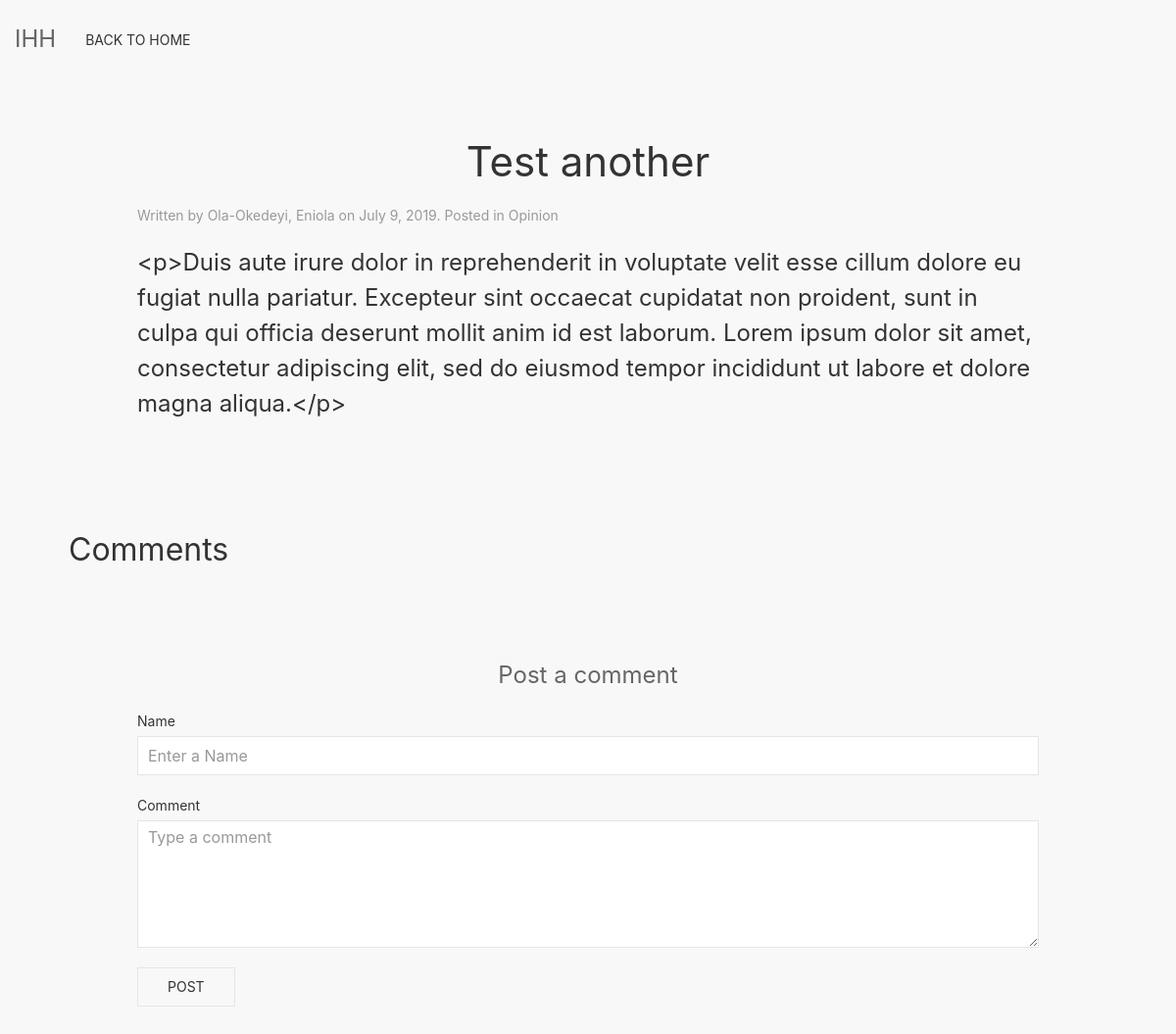
/Blog/3, run on the app's committed database.
### testsite/models.py (models this page shows, shortened)
class Article(models.Model):
    title = models.CharField(max_length=300)
    author = models.ForeignKey('Author', on_delete=models.SET_NULL, null=True)
    summary = models.TextField(max_length=1000, help_text='Enter a brief description of the book')
    article= models.TextField(max_length= 1000, help_text= 'Write out your article here')
    filter = models.ManyToManyField(Filter, help_text='Select a filter for this article')
    publish_date = models.DateField(null=True, blank=True)

class Author(models.Model):
    first_name = models.CharField(max_length=100)
    last_name = models.CharField(max_length=100)
    class Meta:
        ordering = ['last_name', 'first_name']
    def __str__(self):
        return f'{self.last_name}, {self.first_name}'

class Filter(models.Model):
    name = models.CharField(max_length=200, help_text='Enter a Filter (e.g. Bill, News, Opinion e.t.c)')
    def __str__(self):
        return f"{self.name}"

### testsite/views.py (the view, shortened to what this page needs)
# urls.py: path('Blog/<int:article_id>', views.articles, name= 'article'),
def articles(request, article_id):
    try:
        article = Article.objects.get(pk= article_id)
        form = CommentForm()
        comments = Comment.objects.filter(article=article)
    except Article.DoesNotExist:
        raise Http404('Article does not exist')
    context =  {
         'article':article,
         'comments':comments,
         'form':form,
    }
    return render(request, 'testsite/Articles.html', context)

### testsite/forms.py
class CommentForm(forms.Form):
    author = forms.CharField(max_length = 50)
    body= forms.CharField(widget= forms.Textarea)

### testsite/templates/testsite/Articles.html (shortened to what this page needs)
{% extends "testsite/base.html" %}
{% block body %}
{% load static %}
<div class="uk-position-top uk-text-large">
    <nav class="uk-navbar-container uk-dark" uk-navbar>
        <div class="uk-navbar-left">
          <a class="uk-navbar-item uk-logo" href="{%url 'home'%}" uk-scroll>IHH</a>
          <ul class="uk-navbar-nav">
              <li class="uk-active"><a href="{% url 'home' %}">Back to Home</a></li>
            </ul>
        </div>
    </nav>
</div>
<div class="uk-padding-large uk-background-muted">
<div class="uk-padding-medium">
<article class="uk-article uk-padding-large">
<h1 class="uk-article-title uk-text-center uk-padding-medium">{{article.title}}</h1>
<p class="uk-article-meta uk-padding-medium">Written by <a href="#">{{article.author}}</a> on {{article.publish_date}}. Posted in <a href="#">{% for filter in article.filter.all %} {{ filter }}{% if not forloop.last %}, {% endif %}{% endfor %}</a></p>
<p class="uk-text-lead uk-padding-medium">{{article.article}}</p>
</article>
</div>
<h2 id ="Comments"> Comments </h2>
<form class="uk-form-stacked uk-padding-large" action=/Blog/{{article.id}} method='POST'>
  <legend class="uk-legend uk-dark uk-heading-primary uk-text-center">Post a comment</legend>
    <div class="uk-margin">
        <label class="uk-form-label" for="form-stacked-text">Name</label>
        <div class="uk-form-controls">
            <input class="uk-input" id="form-stacked-text" name="author" type="text" placeholder="Enter a Name">
        </div>
    </div>
    <div class="uk-margin">
        <label class="uk-form-label" for="form-stacked-select">Comment</label>
        <div class="uk-form-controls">
 <textarea class="uk-textarea" rows="5" placeholder="Type a comment" name="body"></textarea>
        </div>
    </div>
     <button class="uk-button uk-button-default">Post</button>
</form>
</div>
{%endblock%}

### data on the page
Article: title "Test another", author "Ola-Okedeyi, Eniola", publish_date "July 9, 2019", article "<p>Duis aute irure dolor in reprehenderit in voluptate velit esse cillum dolore eu fugiat nulla pariatur. Excepteur sint occaecat cupidatat non proident, sunt in culpa qui officia deserunt mollit anim id est laborum. Lorem ipsum dolor sit amet, consectetur adipiscing elit, sed do eiusmod tempor incididunt ut labore et dolore magna aliqua.</p>"
Filter: name "Opinion"
